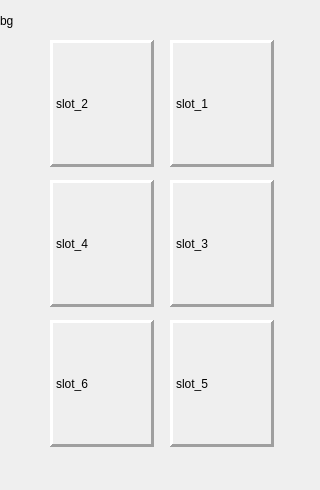
<?xml version="1.0" encoding="UTF-8"?>
<ui version="4.0">
 <class>ArmyDialog</class>
 <widget class="QDialog" name="ArmyDialog">
  <property name="geometry">
   <rect>
    <x>0</x>
    <y>0</y>
    <width>320</width>
    <height>490</height>
   </rect>
  </property>
  <property name="windowTitle">
   <string>Dialog</string>
  </property>
  <widget class="QLabel" name="EnemySlot4">
   <property name="geometry">
    <rect>
     <x>50</x>
     <y>180</y>
     <width>104</width>
     <height>127</height>
    </rect>
   </property>
   <property name="frameShape">
    <enum>QFrame::Panel</enum>
   </property>
   <property name="frameShadow">
    <enum>QFrame::Raised</enum>
   </property>
   <property name="lineWidth">
    <number>3</number>
   </property>
   <property name="midLineWidth">
    <number>0</number>
   </property>
   <property name="text">
    <string>slot_4</string>
   </property>
  </widget>
  <widget class="QLabel" name="EnemySlot2">
   <property name="geometry">
    <rect>
     <x>50</x>
     <y>40</y>
     <width>104</width>
     <height>127</height>
    </rect>
   </property>
   <property name="layoutDirection">
    <enum>Qt::LeftToRight</enum>
   </property>
   <property name="frameShape">
    <enum>QFrame::Panel</enum>
   </property>
   <property name="frameShadow">
    <enum>QFrame::Raised</enum>
   </property>
   <property name="lineWidth">
    <number>3</number>
   </property>
   <property name="midLineWidth">
    <number>0</number>
   </property>
   <property name="text">
    <string>slot_2</string>
   </property>
   <property name="alignment">
    <set>Qt::AlignLeading|Qt::AlignLeft|Qt::AlignVCenter</set>
   </property>
  </widget>
  <widget class="QLabel" name="EnemySlot1">
   <property name="geometry">
    <rect>
     <x>170</x>
     <y>40</y>
     <width>104</width>
     <height>127</height>
    </rect>
   </property>
   <property name="frameShape">
    <enum>QFrame::Panel</enum>
   </property>
   <property name="frameShadow">
    <enum>QFrame::Raised</enum>
   </property>
   <property name="lineWidth">
    <number>3</number>
   </property>
   <property name="midLineWidth">
    <number>0</number>
   </property>
   <property name="text">
    <string>slot_1</string>
   </property>
  </widget>
  <widget class="QLabel" name="EnemySlot5">
   <property name="geometry">
    <rect>
     <x>170</x>
     <y>320</y>
     <width>104</width>
     <height>127</height>
    </rect>
   </property>
   <property name="minimumSize">
    <size>
     <width>104</width>
     <height>127</height>
    </size>
   </property>
   <property name="maximumSize">
    <size>
     <width>224</width>
     <height>127</height>
    </size>
   </property>
   <property name="frameShape">
    <enum>QFrame::Panel</enum>
   </property>
   <property name="frameShadow">
    <enum>QFrame::Raised</enum>
   </property>
   <property name="lineWidth">
    <number>3</number>
   </property>
   <property name="midLineWidth">
    <number>0</number>
   </property>
   <property name="text">
    <string>slot_5</string>
   </property>
  </widget>
  <widget class="QLabel" name="EnemySlot6">
   <property name="geometry">
    <rect>
     <x>50</x>
     <y>320</y>
     <width>104</width>
     <height>127</height>
    </rect>
   </property>
   <property name="frameShape">
    <enum>QFrame::Panel</enum>
   </property>
   <property name="frameShadow">
    <enum>QFrame::Raised</enum>
   </property>
   <property name="lineWidth">
    <number>3</number>
   </property>
   <property name="midLineWidth">
    <number>0</number>
   </property>
   <property name="text">
    <string>slot_6</string>
   </property>
  </widget>
  <widget class="QLabel" name="EnemySlot3">
   <property name="geometry">
    <rect>
     <x>170</x>
     <y>180</y>
     <width>104</width>
     <height>127</height>
    </rect>
   </property>
   <property name="frameShape">
    <enum>QFrame::Panel</enum>
   </property>
   <property name="frameShadow">
    <enum>QFrame::Raised</enum>
   </property>
   <property name="lineWidth">
    <number>3</number>
   </property>
   <property name="midLineWidth">
    <number>0</number>
   </property>
   <property name="text">
    <string>slot_3</string>
   </property>
  </widget>
  <widget class="QLabel" name="armyBG">
   <property name="geometry">
    <rect>
     <x>0</x>
     <y>0</y>
     <width>41</width>
     <height>41</height>
    </rect>
   </property>
   <property name="maximumSize">
    <size>
     <width>788</width>
     <height>828</height>
    </size>
   </property>
   <property name="text">
    <string>bg</string>
   </property>
  </widget>
  <widget class="QPushButton" name="pushButtonSlot_2">
   <property name="geometry">
    <rect>
     <x>50</x>
     <y>40</y>
     <width>104</width>
     <height>127</height>
    </rect>
   </property>
   <property name="text">
    <string/>
   </property>
   <property name="flat">
    <bool>true</bool>
   </property>
  </widget>
  <widget class="QPushButton" name="pushButtonSlot_3">
   <property name="geometry">
    <rect>
     <x>170</x>
     <y>180</y>
     <width>104</width>
     <height>127</height>
    </rect>
   </property>
   <property name="text">
    <string/>
   </property>
   <property name="flat">
    <bool>true</bool>
   </property>
  </widget>
  <widget class="QPushButton" name="pushButtonSlot_4">
   <property name="geometry">
    <rect>
     <x>50</x>
     <y>180</y>
     <width>104</width>
     <height>127</height>
    </rect>
   </property>
   <property name="text">
    <string/>
   </property>
   <property name="flat">
    <bool>true</bool>
   </property>
  </widget>
  <widget class="QPushButton" name="pushButtonSlot_5">
   <property name="geometry">
    <rect>
     <x>170</x>
     <y>320</y>
     <width>104</width>
     <height>127</height>
    </rect>
   </property>
   <property name="text">
    <string/>
   </property>
   <property name="flat">
    <bool>true</bool>
   </property>
  </widget>
  <widget class="QPushButton" name="pushButtonSlot_6">
   <property name="geometry">
    <rect>
     <x>50</x>
     <y>320</y>
     <width>104</width>
     <height>127</height>
    </rect>
   </property>
   <property name="text">
    <string/>
   </property>
   <property name="flat">
    <bool>true</bool>
   </property>
  </widget>
  <widget class="QPushButton" name="pushButtonSlot_1">
   <property name="geometry">
    <rect>
     <x>170</x>
     <y>40</y>
     <width>104</width>
     <height>127</height>
    </rect>
   </property>
   <property name="text">
    <string/>
   </property>
   <property name="flat">
    <bool>true</bool>
   </property>
  </widget>
  <zorder>armyBG</zorder>
  <zorder>EnemySlot1</zorder>
  <zorder>EnemySlot5</zorder>
  <zorder>EnemySlot3</zorder>
  <zorder>EnemySlot2</zorder>
  <zorder>EnemySlot4</zorder>
  <zorder>EnemySlot6</zorder>
  <zorder>pushButtonSlot_2</zorder>
  <zorder>pushButtonSlot_3</zorder>
  <zorder>pushButtonSlot_4</zorder>
  <zorder>pushButtonSlot_5</zorder>
  <zorder>pushButtonSlot_6</zorder>
  <zorder>pushButtonSlot_1</zorder>
 </widget>
 <resources/>
 <connections/>
</ui>
